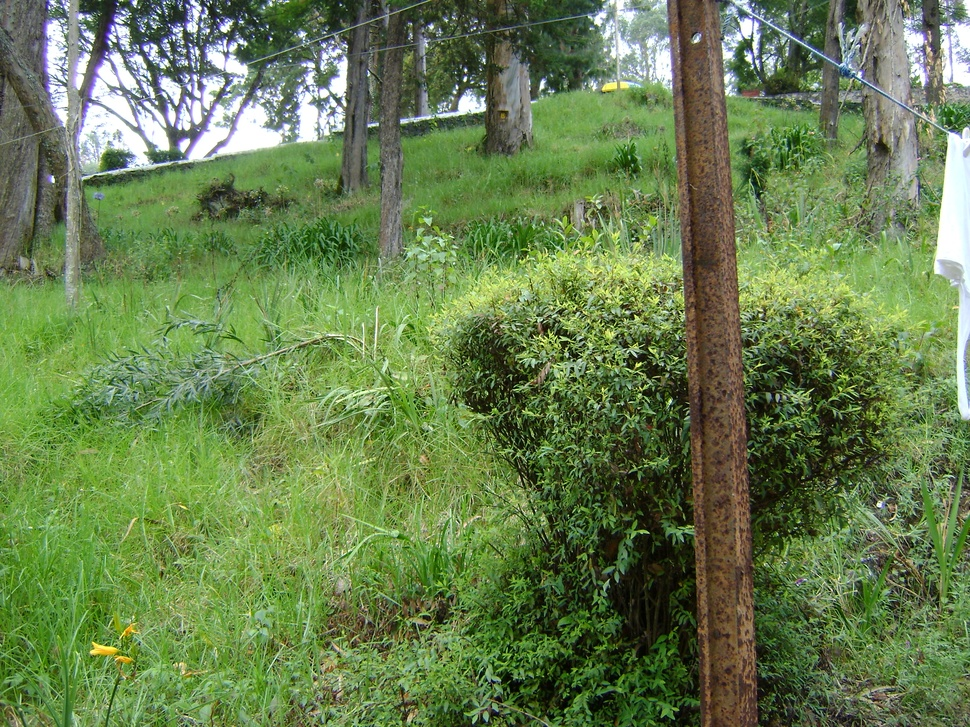
%> input picture tree8.jpg, 970 x 727 px, shrunk from 3072 x 2304 before the run
$ octave divide.m   (GNU Octave 9; MATLAB toolbox functions it lacks are replaced by stand-ins)
%> lines starting %> are read from the running program, lines starting %| are printed output that depends on the picture
pkg load image;
tree = imread('tree8.jpg');
%> tree is the input picture: size 727x970x3 uint8; mean R, G, B 103.6, 127, 78.2
background =imopen(tree,strel('disk',4,0));
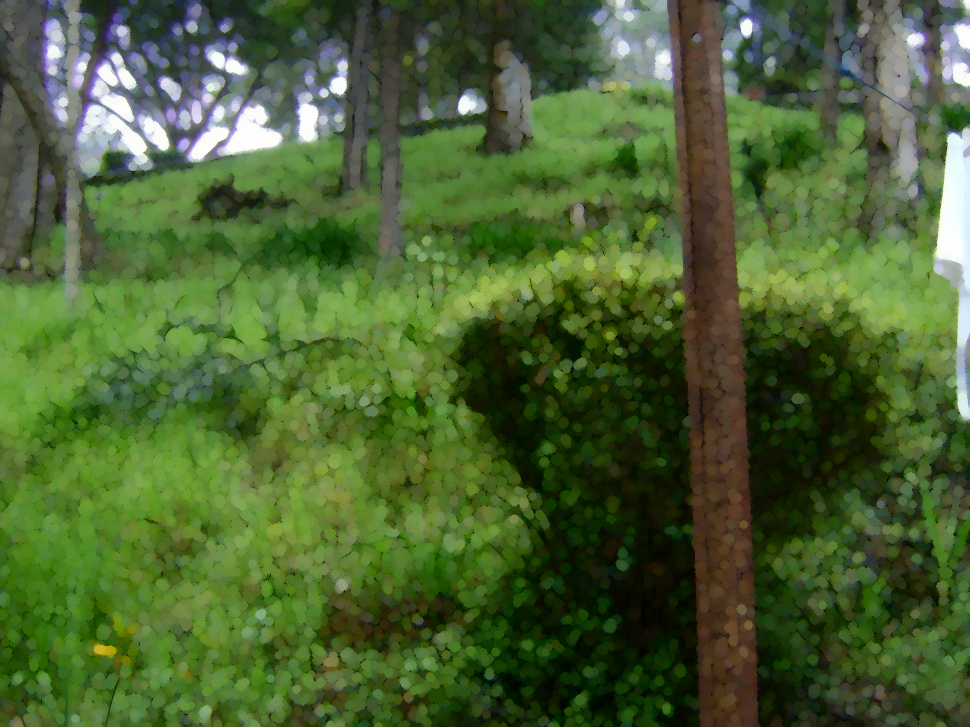
%> background: size 727x970x3 uint8; mean R, G, B 74.7, 97.9, 50.1
tree2 = imsubtract(tree,background);
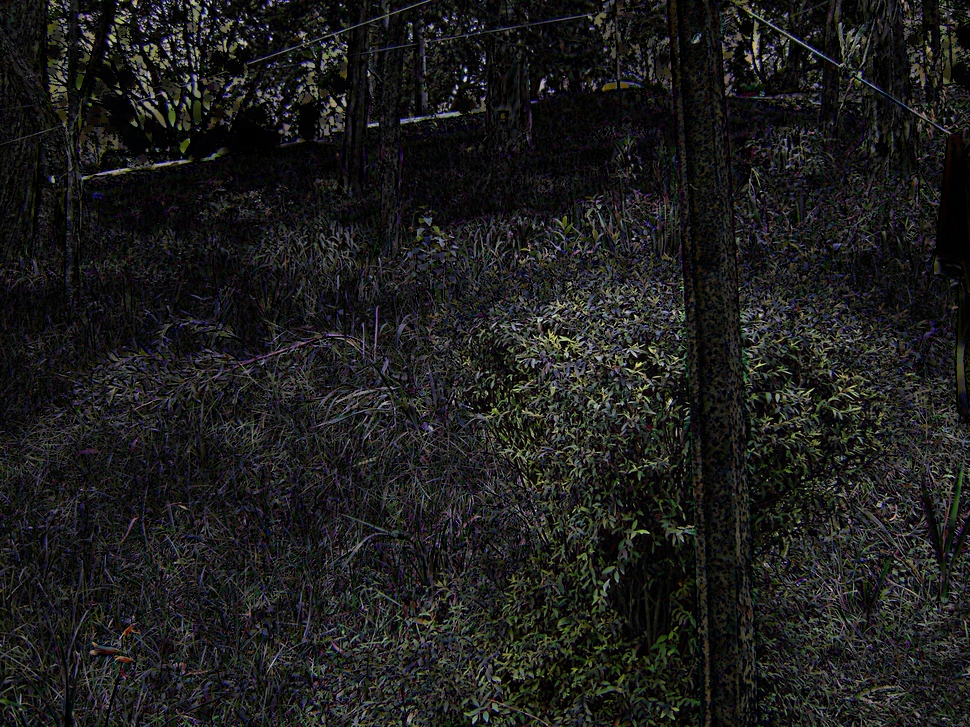
%> tree2: size 727x970x3 uint8; mean R, G, B 28.9, 29.1, 28.1
imshow(tree),figure,imshow(tree2);

$ run again, with tree1.JPG copied over tree8.jpg
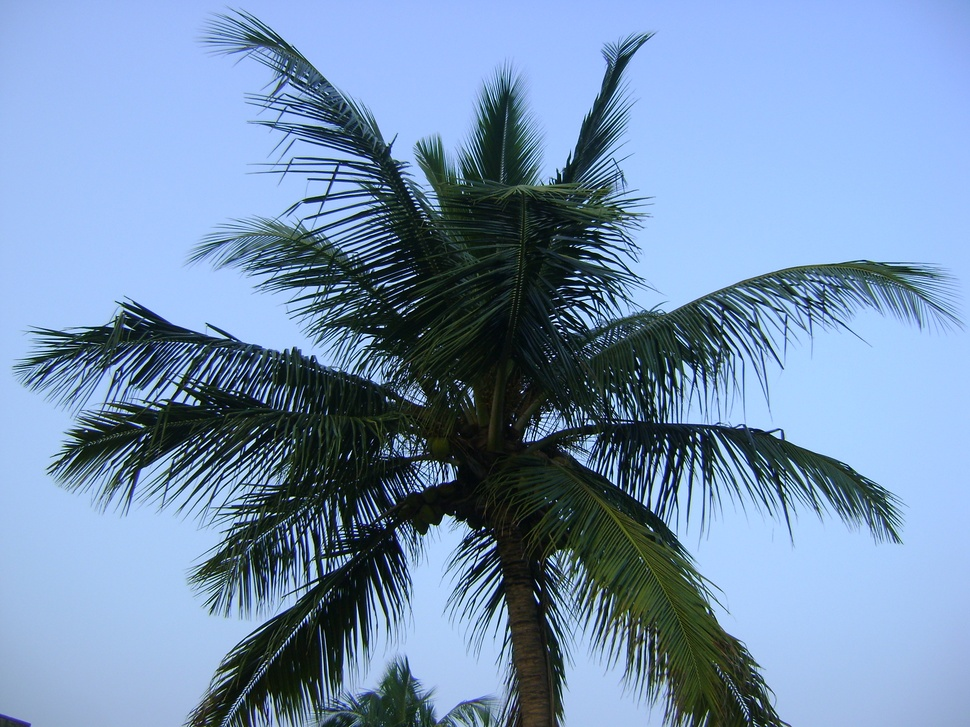
%> input picture tree1.JPG, 970 x 727 px, shrunk from 3072 x 2304 before the run
%> tree is the input picture: size 727x970x3 uint8; mean R, G, B 116.6, 144.1, 176.8
%> `background =imopen(tree,strel('disk',4,0));`:
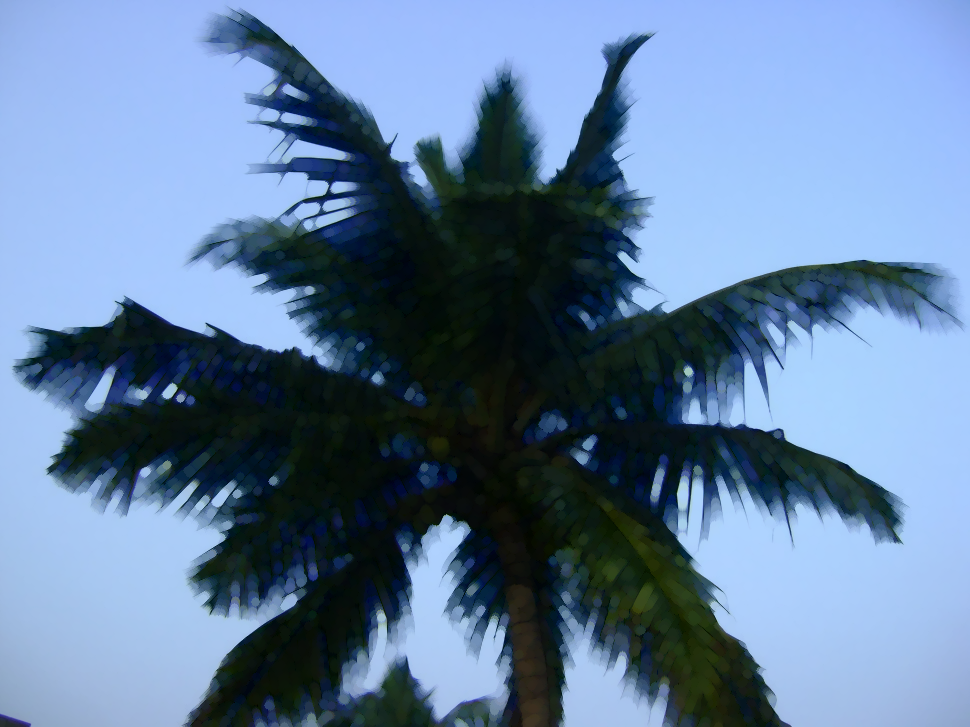
%> background: size 727x970x3 uint8; mean R, G, B 98.4, 125.5, 157.6
%> `tree2 = imsubtract(tree,background);`:
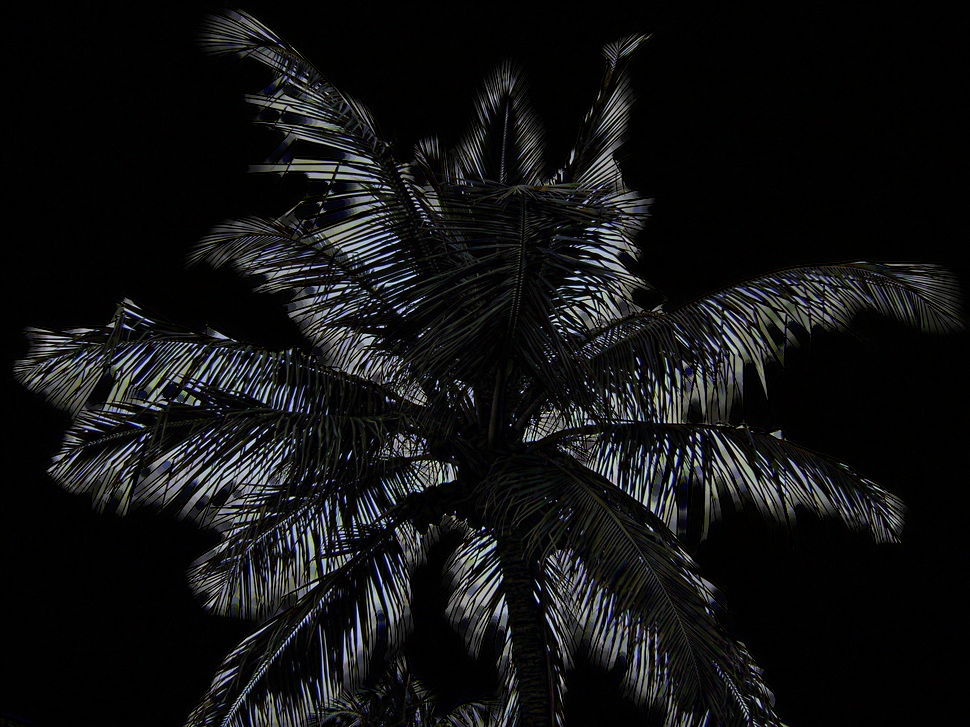
%> tree2: size 727x970x3 uint8; mean R, G, B 18.2, 18.6, 19.2

$ run again, with tree2.JPG copied over tree8.jpg
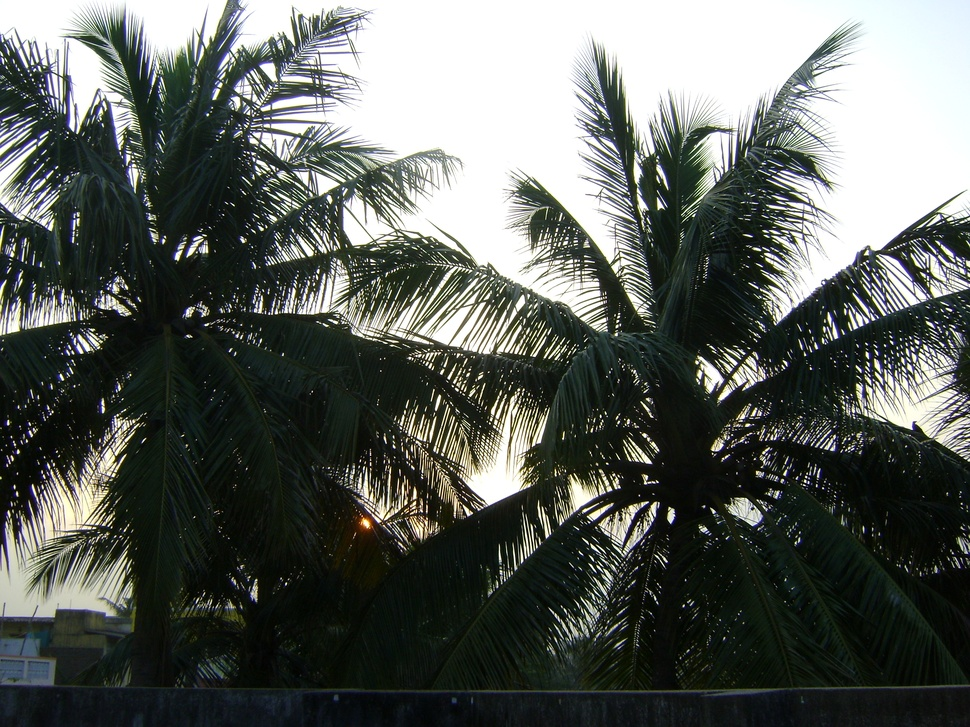
%> input picture tree2.JPG, 970 x 727 px, shrunk from 3072 x 2304 before the run
%> tree is the input picture: size 727x970x3 uint8; mean R, G, B 91.4, 95.8, 90.8
%> `background =imopen(tree,strel('disk',4,0));`:
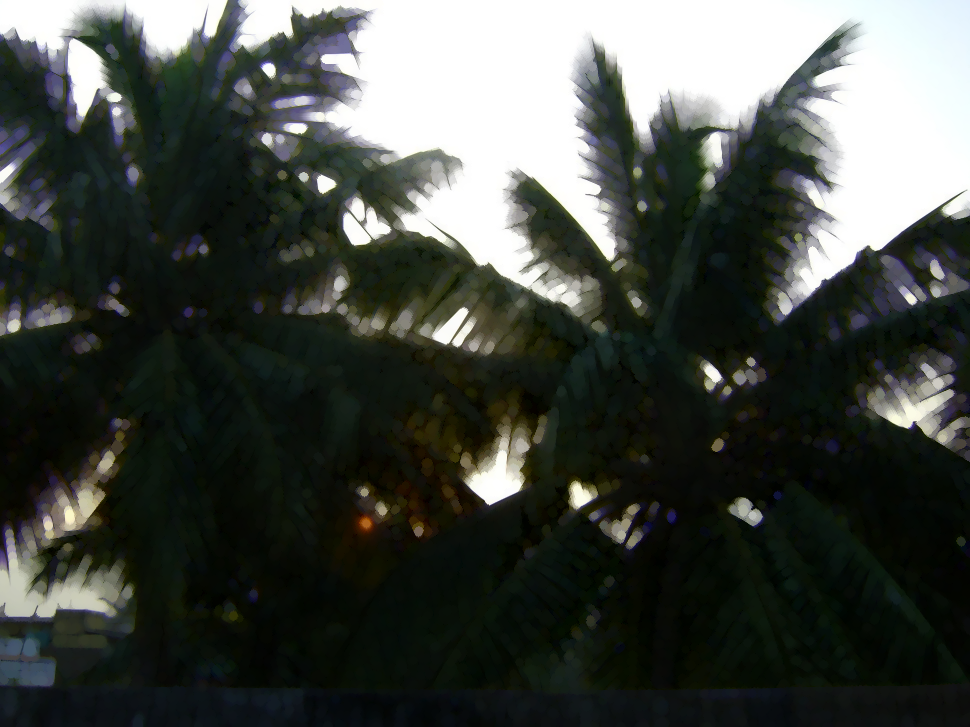
%> background: size 727x970x3 uint8; mean R, G, B 69, 73.3, 67.9
%> `tree2 = imsubtract(tree,background);`:
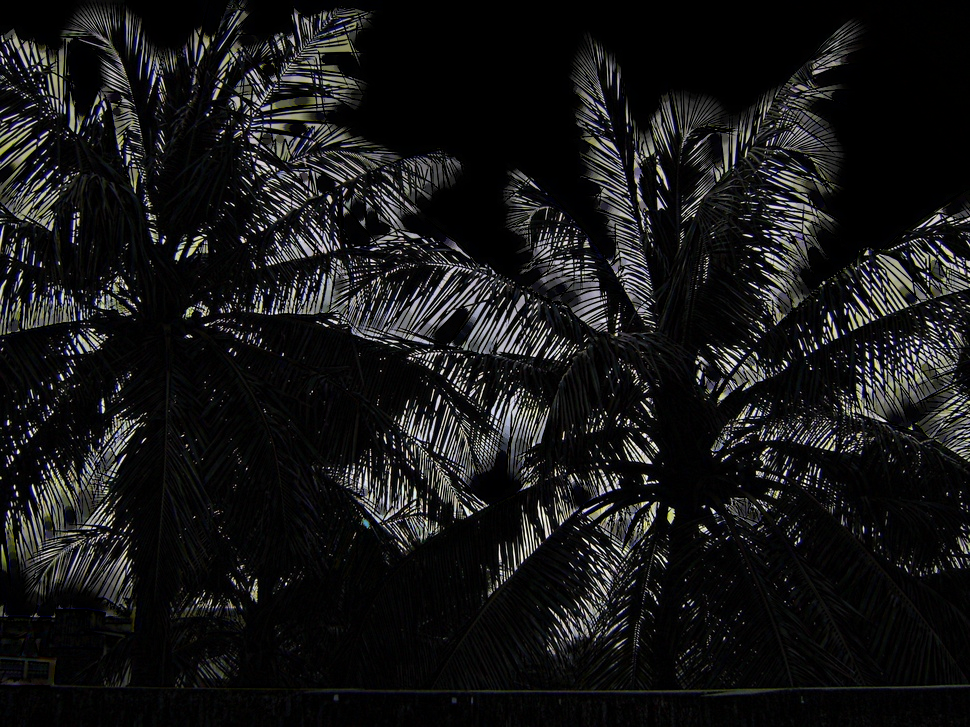
%> tree2: size 727x970x3 uint8; mean R, G, B 22.4, 22.5, 22.9

$ run again, with tree3.JPG copied over tree8.jpg
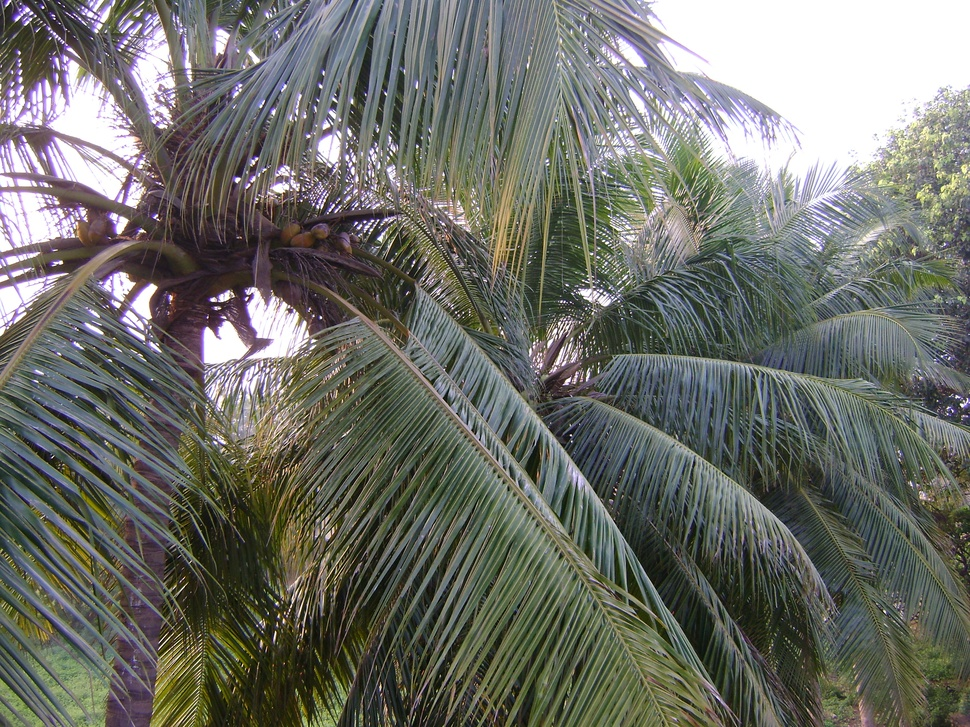
%> input picture tree3.JPG, 970 x 727 px, shrunk from 3072 x 2304 before the run
%> tree is the input picture: size 727x970x3 uint8; mean R, G, B 109.6, 111.2, 104.2
%> `background =imopen(tree,strel('disk',4,0));`:
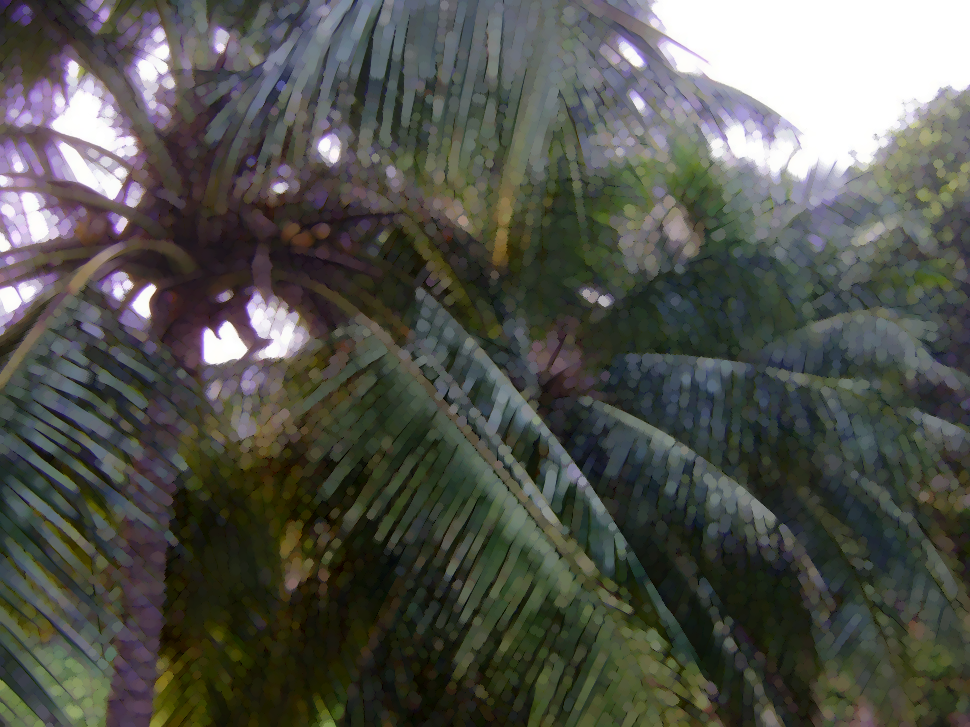
%> background: size 727x970x3 uint8; mean R, G, B 82.5, 84, 77.3
%> `tree2 = imsubtract(tree,background);`:
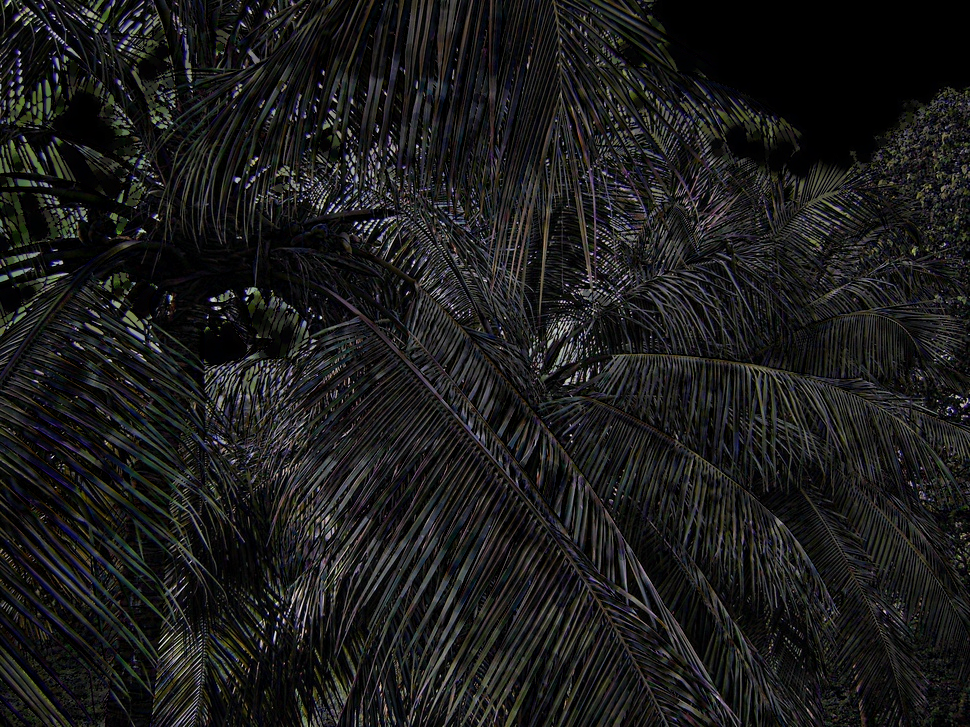
%> tree2: size 727x970x3 uint8; mean R, G, B 27.1, 27.2, 26.9
